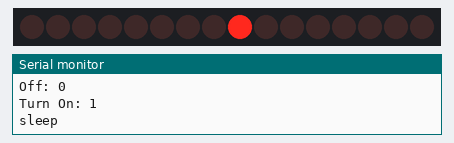
The sketch below on a simulated Arduino Uno, built with avr-gcc and run on an emulated ATmega328P. On the bench: 16 shift-register outputs drawn as a row of LEDs (first output left, lit = HIGH), the last lines printed to the serial monitor. Wiring (inferred from the names in the program): 2 × shift register (74HC595): data pin 11; shift clock pin 12; latch pin 8. Wiring (inferred from the signals the program sends): row of LEDs: on Q0, Q1, Q2, Q3, Q4, Q5, Q6, Q7, Q8, Q9, Q10, Q11, Q12, Q13, Q14, Q15.

Above: at 1.0 s.
At 3.0 s:
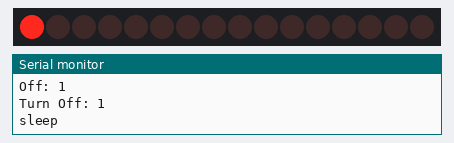
Timing chart, 0 to 5.2 s (numbered marks = the images above):
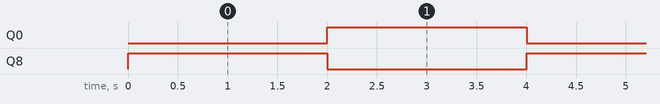

The sketch:

shift_register.ino
```cpp
int latchPin = 8;
int clockPin = 12;
int dataPin = 11;

byte switches[] = {1,2,4,8,16};

void setup() {
  Serial.begin(9600);
  pinMode(latchPin, OUTPUT);
  pinMode(clockPin, OUTPUT);
  pinMode(dataPin, OUTPUT);
}

void setSwitch(byte lowBits, byte highBits)
{
  digitalWrite(latchPin, LOW);
  shiftOut(dataPin, clockPin, MSBFIRST, lowBits);
  shiftOut(dataPin, clockPin, MSBFIRST, highBits);
  digitalWrite(latchPin, HIGH);
  Serial.println("sleep");
  delay(1000);
  digitalWrite(latchPin, LOW);
}

void setSwitches(byte turnOn, byte turnOff)
{
  int i;

  Serial.print("On: ");
  Serial.println(turnOn);
  Serial.print("Off: ");
  Serial.println(turnOff);

  for(i=0; i<5; i++) {
    if (switches[i] & turnOff) {
      Serial.print("Turn Off: ");
      Serial.println(i+1);
      setSwitch(0, switches[i]);
    }
    else {
      if (switches[i] & turnOn) {
        Serial.print("Turn On: ");
        Serial.println(i+1);
        setSwitch(switches[i], 0);
      }
    }
  }
}

void loop()
{
  setSwitches(1,0);
  delay(1000);
  setSwitches(0,1);
  delay(1000);
  //setSwitch(B10000000,B10000000);
}
```

Measured:
- by itself, Q0, Q8: alternates HIGH for 2.0 s and LOW for 2.0 s
